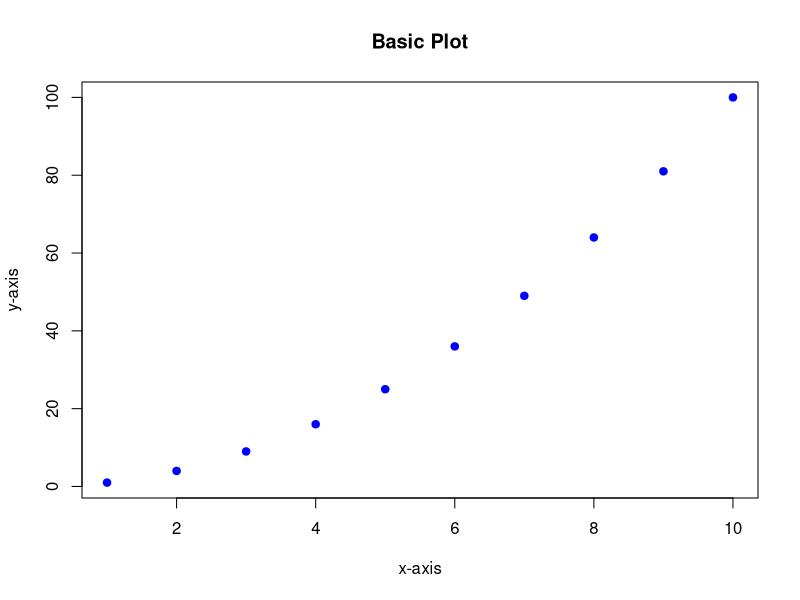
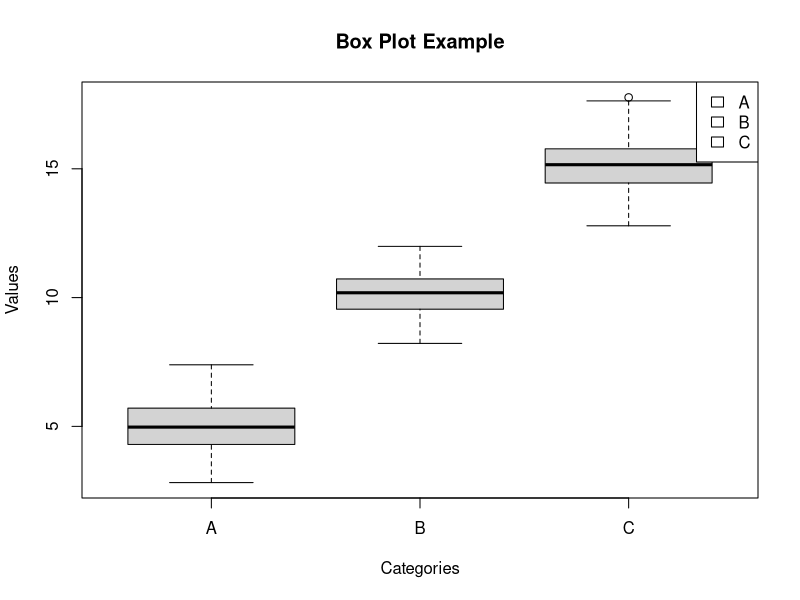
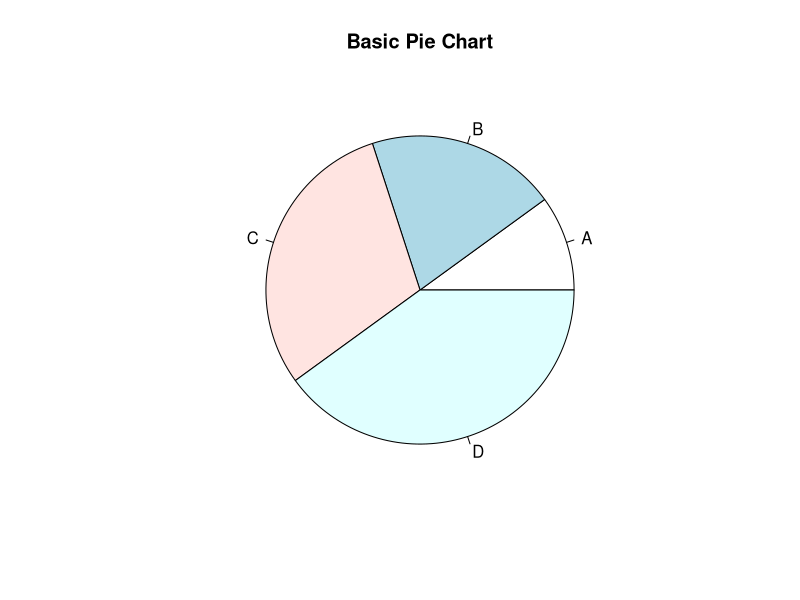
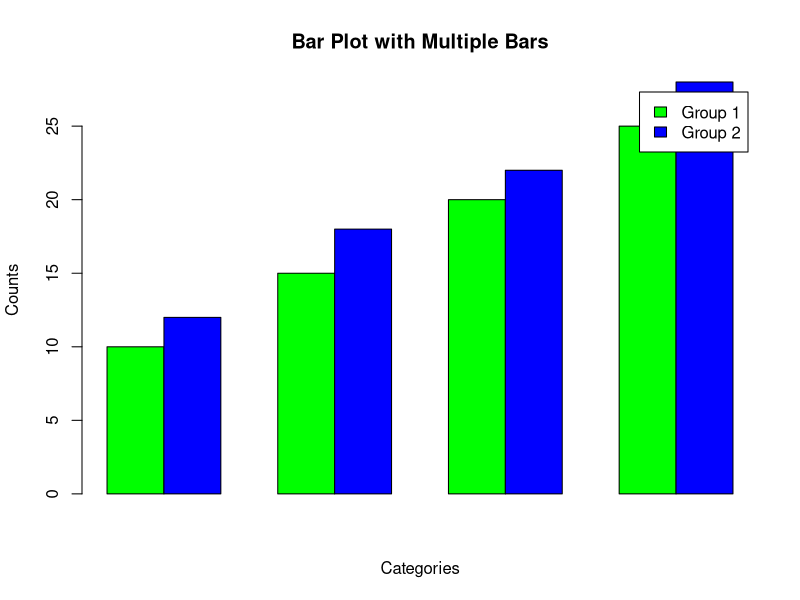
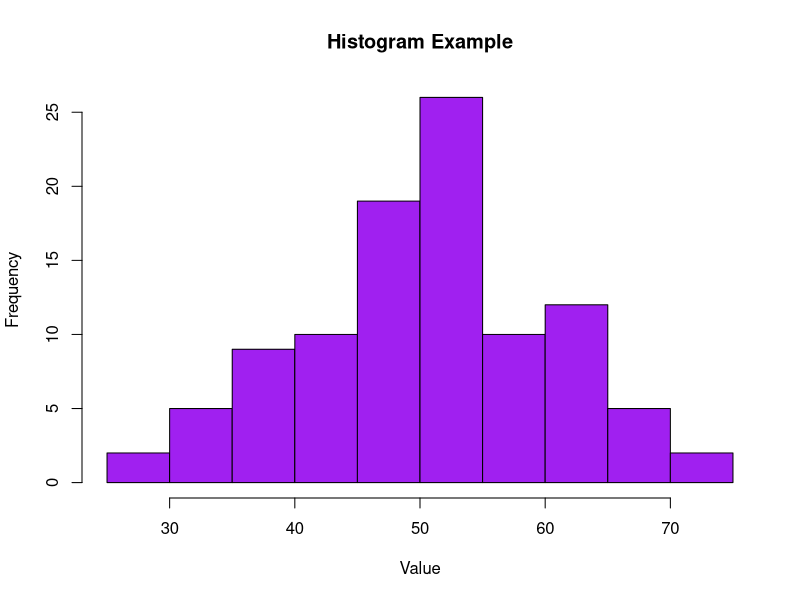
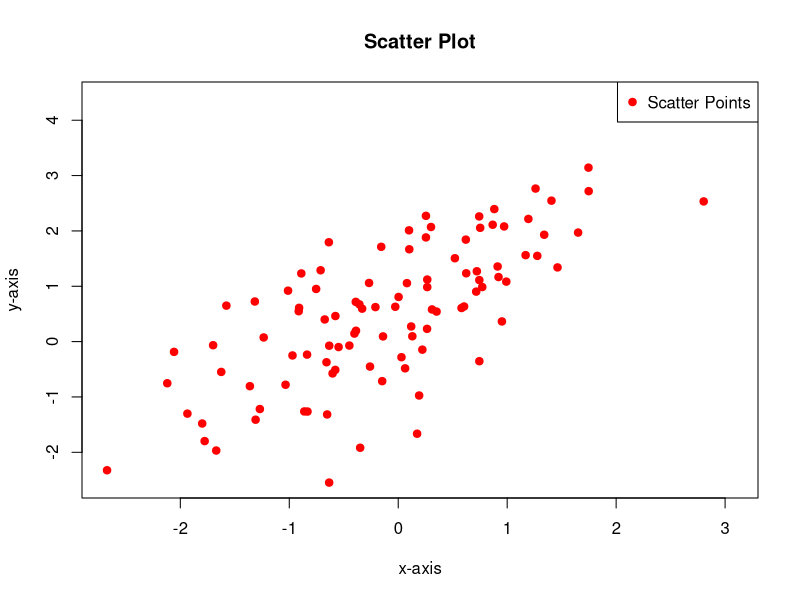

Write R code to recreate these figures, in order.
x = 1:10
y = x^2
plot(x, y, main="Basic Plot", xlab="x-axis", ylab="y-axis", col="blue", pch=19)

# Box Plot
data <- list(A = rnorm(100, mean = 5), B = rnorm(100, mean = 10), C = rnorm(100, mean = 15))
boxplot(data, main = "Box Plot Example", xlab = "Categories", ylab = "Values")
legend("topright", legend = c("A", "B", "C"), fill = c("white", "white", "white"))

# Pie Chart
slices = c(10, 20, 30, 40)
labels = c("A", "B", "C", "D")
pie(slices, labels=labels, main="Basic Pie Chart")

# Bar Plot
counts_matrix <- matrix(c(10, 15, 20, 25, 12, 18, 22, 28), nrow = 2, ncol = 4, byrow = TRUE)
barplot(counts_matrix, beside = TRUE, main = "Bar Plot with Multiple Bars",
        xlab = "Categories", ylab = "Counts", col = c("green", "blue"),
        legend = c("Group 1", "Group 2"))

# Histogram
hist_data <- rnorm(100, mean = 50, sd = 10)
hist(hist_data, main = "Histogram Example", xlab = "Value", col = "purple", border = "black", breaks = 10)

# Scatter Plot
x_sc = rnorm(100)
y_sc = x_sc + rnorm(100, mean=0.5)
plot(x_sc, y_sc, main="Scatter Plot", xlab="x-axis", ylab="y-axis", col="red", pch=19)
legend("topright", legend = "Scatter Points", col = "red", pch = 19)
